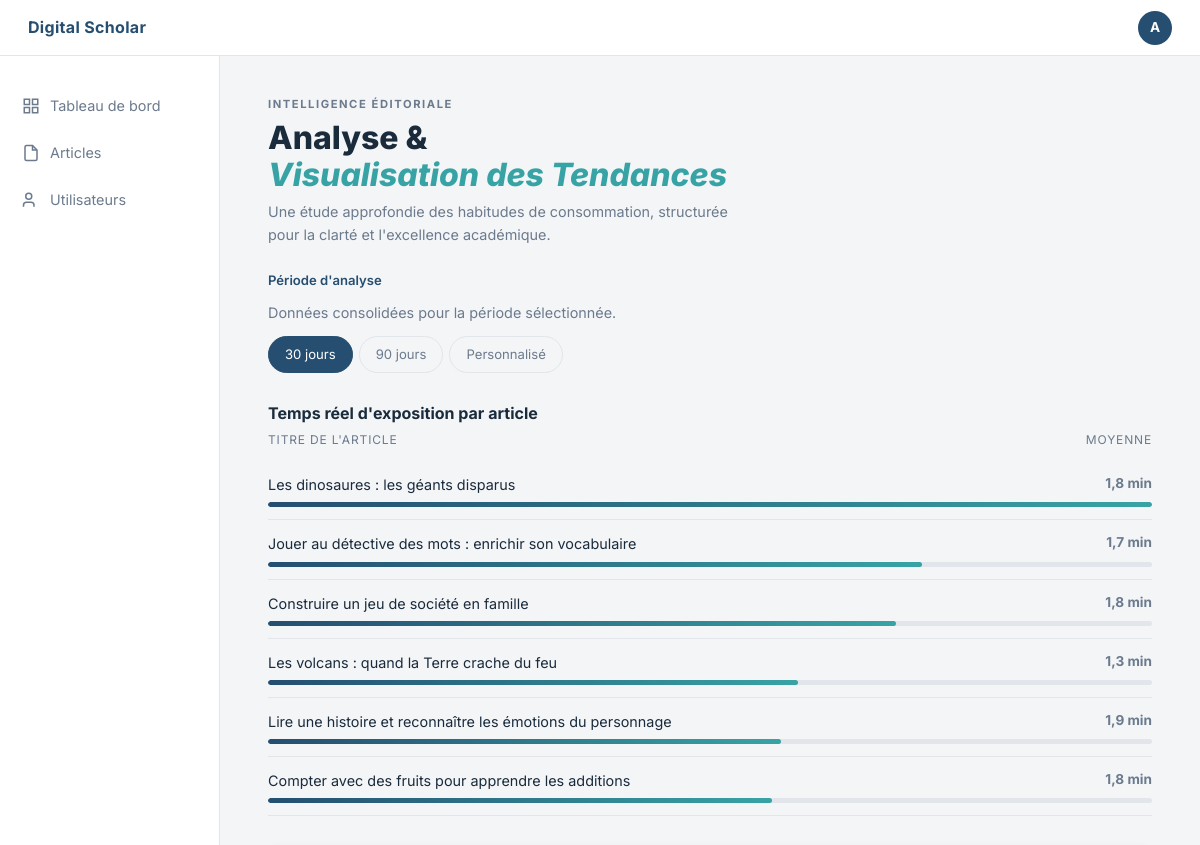
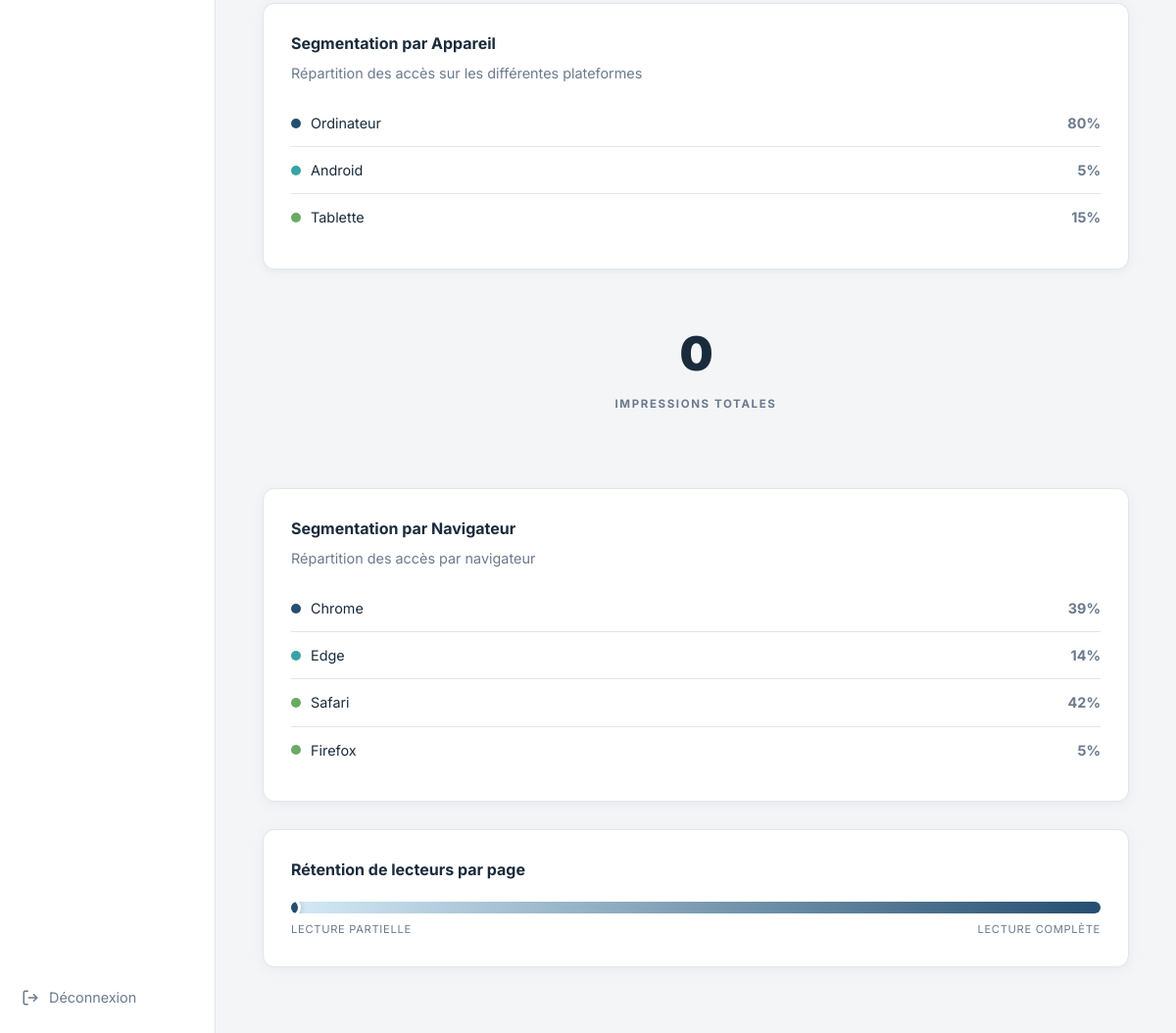
The page /tendances/ (signed in) on the database its author committed (2 pictures, top to bottom).
### analytics/models.py (models this page shows, shortened)
class ClientArticle(models.Model):
    CATEGORY_LABELS = {
        'histoires_contes': 'Histoires courtes et contes',
        'defis_reflexion': 'Défis de réflexion',
        'decouverte_monde': 'Découverte du monde',
        'sciences_amusantes': 'Sciences amusantes',
        'maths_ludiques': 'Mathématiques ludiques',
        'apprentissage_mots': 'Apprentissage des mots',
        'activites_creatives': 'Activités créatives',
        'vie_quotidienne': 'Histoires de la vie quotidienne',
        'valeurs_comportements': 'Valeurs et comportements',
        'animaux_nature': 'Animaux et nature',
        'histoire_simplifiee': 'Histoire simplifiée',
        'initiation_numerique': 'Initiation au numérique',
        'jeux_role_imagination': 'Jeux de rôle et imagination',
        'jeux_educatifs': 'Jeux éducatifs interactifs',
        'comptines_chansons': 'Comptines et chansons',
        'metiers_reves': 'Métiers et rêves',
        'ecologie_environnement': 'Écologie et environnement',
        'emotions_bienetre': 'Émotions et bien-être',
        'langues_communication': 'Langues et communication',
        'histoires_interactives': 'Histoires interactives',
    }
    client_id = models.PositiveIntegerField(unique=True)
    author = models.ForeignKey(ClientUser, on_delete=models.CASCADE, related_name='articles')
    title = models.CharField(max_length=220)
    slug = models.SlugField(max_length=250, blank=True)
    category = models.CharField(max_length=40, blank=True)
    intro = models.TextField(blank=True)
    objectives = models.TextField(blank=True)
    content = models.TextField(blank=True)
    conclusion = models.TextField(blank=True)
    reflection_questions = models.TextField(blank=True)
    resources = models.TextField(blank=True)
    illustration_url = models.URLField(blank=True)
    video_url = models.URLField(blank=True)
    audio_url = models.URLField(blank=True)
    enable_analytics = models.BooleanField(default=True)
    status = models.CharField(max_length=16, default='draft')
    published_at = models.DateTimeField(null=True, blank=True)
    created_at = models.DateTimeField(default=timezone.now)
    updated_at = models.DateTimeField(default=timezone.now)
    tags = models.ManyToManyField(ClientTag, blank=True, related_name='articles')
    class Meta:
        db_table = 'client_article'
        indexes = [
            models.Index(fields=['status', 'published_at']),
            models.Index(fields=['author', 'status']),
            models.Index(fields=['category']),
        ]

### analytics/views.py (the view)
# urls.py: path('tendances/', views.tendances, name='tendances'),
@login_required
def tendances(request):
    period = request.GET.get('period', '30')
    try:
        days = int(period)
    except ValueError:
        days = 30
    since = date.today() - timedelta(days=days)
    metrics = db_utils.get_tendances_metrics()
    device_data = db_utils.get_device_breakdown(since)
    browser_data = db_utils.get_browser_breakdown(since)
    impressions = db_utils.get_total_impressions(since)
    retention = db_utils.get_retention_pct(since)
    max_secs = metrics[0]['total_seconds'] if metrics else 1
    context = {
        'period': period,
        'metrics': metrics,
        'max_secs': max_secs,
        'device_data': device_data,
        'browser_data': browser_data,
        'total_impressions': f"{impressions:,}".replace(',', '\u202f'),
        'retention_pct': retention,
    }
    return render(request, 'analytics/tendances.html', context)

### analytics/services.py (called while the page is built)
def get_tendances_metrics() -> list[dict]:
    articles = (
        ClientArticle.objects
        .filter(status='published', analytics__total_reads__gt=0)
        .select_related('analytics')
        .order_by('-analytics__total_seconds_read')[:6]
    )
    result = []
    for a in articles:
        an = a.analytics
        result.append({
            'id': a.id,
            'title': a.title,
            'total_reads': an.total_reads,
            'total_seconds': an.total_seconds_read,
            'avg_minutes': round(an.total_seconds_read / an.total_reads / 60, 1) if an.total_reads else 0,
        })
    return result

def get_device_breakdown(since: date) -> list[dict]:
    logs = ClientActionLog.objects.filter(
        action='article_view', created_at__date__gte=since
    ).values_list('user_agent', flat=True)
    counts = {'Desktop': 0, 'Mobile': 0, 'Tablet': 0}
    for ua in logs:
        _, _, dev = _parse_ua(ua)
        counts[dev] = counts.get(dev, 0) + 1
    total = sum(counts.values()) or 1
    return [
        {'label': k, 'pct': round(v / total * 100)}
        for k, v in counts.items() if v > 0
    ]

def get_browser_breakdown(since: date) -> list[dict]:
    logs = ClientActionLog.objects.filter(
        created_at__date__gte=since
    ).values_list('user_agent', flat=True)
    counts = {}
    for ua in logs:
        _, br, _ = _parse_ua(ua)
        counts[br] = counts.get(br, 0) + 1
    total = sum(counts.values()) or 1
    return [
        {'label': k, 'pct': round(v / total * 100)}
        for k, v in counts.items() if v > 0
    ]

def get_total_impressions(since: date) -> int:
    return ClientArticleAnalytics.objects.filter(
        article__updated_at__date__gte=since
    ).aggregate(total=Sum('total_reads'))['total'] or 0

def get_retention_pct(since: date) -> int:
    avg = ClientArticleAnalytics.objects.filter(
        total_reads__gt=0, article__updated_at__date__gte=since
    ).aggregate(
        avg_time=Avg(F('total_seconds_read') * 1.0 / F('total_reads'))
    )['avg_time'] or 0
    return min(round(avg / 900 * 100), 100)

### templates/analytics/tendances.html (shortened to what this page needs)
{% extends "base.html" %}
{% load static %}
{% block content %}
<div class="page-label">Intelligence éditoriale</div>
<h1 class="page-title">Analyse &amp;<br><span>Visualisation des Tendances</span></h1>
<p class="page-subtitle">Une étude approfondie des habitudes de consommation, structurée<br>pour la clarté et l'excellence académique.</p>
<div style="margin-top:24px;margin-bottom:28px">
  <p style="font-size:.82rem;color:var(--accent);margin-bottom:10px;font-weight:600">Période d'analyse</p>
  <p class="page-subtitle" style="margin-bottom:12px">Données consolidées pour la période sélectionnée.</p>
  <div class="toggle-group">
    <a href="?period=30"  class="toggle-btn {% if period == '30' %}active{% endif %}">30 jours</a>
    <a href="?period=90"  class="toggle-btn {% if period == '90' %}active{% endif %}">90 jours</a>
    <a href="?period=365" class="toggle-btn {% if period == '365' %}active{% endif %}">Personnalisé</a>
  </div>
</div>
<h2 style="font-size:1rem;font-weight:700;margin-bottom:4px">Temps réel d'exposition par article</h2>
<div style="display:flex;justify-content:space-between;font-size:.75rem;color:var(--text-muted);text-transform:uppercase;letter-spacing:.07em;margin-bottom:12px">
  <span>Titre de l'article</span><span>Moyenne</span>
</div>
{% with max_secs=max_secs|default:1 %}
{% for m in metrics %}
<div class="metric-row">
  <div class="metric-header">
    <span class="metric-title">{{ m.title }}</span>
    <span class="metric-value">{{ m.avg_minutes }} min</span>
  </div>
  <div class="metric-bar-bg">
    <div class="metric-bar-fill" style="width:{% widthratio m.total_seconds max_secs 100 %}%"></div>
  </div>
</div>
{% empty %}
<p style="color:var(--text-muted);padding:16px 0">Aucune donnée pour cette période.</p>
{% endfor %}
{% endwith %}
<div class="chart-card" style="margin-top:32px">
  <h2 style="font-size:1rem;font-weight:700;margin-bottom:4px">Segmentation par Appareil</h2>
  <p class="page-subtitle" style="margin-bottom:16px">Répartition des accès sur les différentes plateformes</p>
  <ul class="segment-list">
    {% for d in device_data %}
    <li class="segment-item">
      <span class="seg-label">
        <span class="segment-dot" style="background:{% if forloop.counter == 1 %}#254e70{% elif forloop.counter == 2 %}#38a3a5{% else %}#6aaa64{% endif %}"></span>
        {{ d.label }}
      </span>
      <span class="seg-pct">{{ d.pct }}%</span>
    </li>
    {% empty %}
    <li class="segment-item"><span style="color:var(--text-muted)">Aucune donnée</span></li>
    {% endfor %}
  </ul>
</div>
<div class="impressions-block">
  <div class="impressions-number">{{ total_impressions }}</div>
  <div class="impressions-label">Impressions totales</div>
</div>
<div class="chart-card">
  <h2 style="font-size:1rem;font-weight:700;margin-bottom:4px">Segmentation par Navigateur</h2>
  <p class="page-subtitle" style="margin-bottom:16px">Répartition des accès par navigateur</p>
  <ul class="segment-list">
    {% for b in browser_data %}
    <li class="segment-item">
      <span class="seg-label">
        <span class="segment-dot" style="background:{% if forloop.counter == 1 %}#254e70{% elif forloop.counter == 2 %}#38a3a5{% else %}#6aaa64{% endif %}"></span>
        {{ b.label }}
      </span>
      <span class="seg-pct">{{ b.pct }}%</span>
    </li>
    {% empty %}
    <li class="segment-item"><span style="color:var(--text-muted)">Aucune donnée</span></li>
    {% endfor %}
  </ul>
</div>
<div class="chart-card" style="margin-bottom:40px">
  <h2 style="font-size:1rem;font-weight:700;margin-bottom:4px">Rétention de lecteurs par page</h2>
  <div class="retention-bar-wrap">
    <div class="retention-indicator" style="left:calc({{ retention_pct }}% - 10px)"></div>
  </div>
  <div class="retention-labels">
    <span>Lecture partielle</span>
    <span>Lecture complète</span>
  </div>
</div>
{% endblock %}

### templates/base.html (shortened to what this page needs)
{% load static %}
<!DOCTYPE html>
<html lang="fr">
<head>
<link rel="stylesheet" href="{% static 'css/site.css' %}" />
</head>
<body>
<div class="layout">
  <header class="topbar">
    <span class="brand">Digital Scholar</span>
    <div class="avatar" title="{{ request.user.username }}">
      {{ request.user.username|first|upper }}
    </div>
  </header>
  <nav class="sidebar">
    <a href="{% url 'analytics:dashboard' %}" class="{% if request.resolver_match.url_name == 'dashboard' %}active{% endif %}">
      <svg width="18" height="18" fill="none" stroke="currentColor" stroke-width="2" viewBox="0 0 24 24"><rect x="3" y="3" width="7" height="7"/><rect x="14" y="3" width="7" height="7"/><rect x="3" y="14" width="7" height="7"/><rect x="14" y="14" width="7" height="7"/></svg>
      Tableau de bord
    </a>
    <a href="{% url 'analytics:article_list' %}" class="{% if request.resolver_match.url_name == 'article_list' or request.resolver_match.url_name == 'article_detail' %}active{% endif %}">
      <svg width="18" height="18" fill="none" stroke="currentColor" stroke-width="2" viewBox="0 0 24 24"><path d="M14 2H6a2 2 0 0 0-2 2v16a2 2 0 0 0 2 2h12a2 2 0 0 0 2-2V8z"/><polyline points="14 2 14 8 20 8"/></svg>
      Articles
    </a>
    <a href="{% url 'analytics:utilisateurs' %}" class="{% if request.resolver_match.url_name == 'utilisateurs' %}active{% endif %}">
      <svg width="18" height="18" fill="none" stroke="currentColor" stroke-width="2" viewBox="0 0 24 24"><path d="M16 21v-2a4 4 0 0 0-4-4H6a4 4 0 0 0-4 4v2"/><circle cx="9" cy="7" r="4"/></svg>
      Utilisateurs
    </a>
    <a href="{% url 'logout' %}" style="margin-top:auto">
      <svg width="18" height="18" fill="none" stroke="currentColor" stroke-width="2" viewBox="0 0 24 24"><path d="M9 21H5a2 2 0 0 1-2-2V5a2 2 0 0 1 2-2h4"/><polyline points="16 17 21 12 16 7"/><line x1="21" y1="12" x2="9" y2="12"/></svg>
      Déconnexion
    </a>
  </nav>
  <main class="main">
    {% block content %}{% endblock %}
  </main>
</div>
</body>
</html>

### rows shown on the page
ClientArticle: title "Les dinosaures : les géants disparus"
ClientArticle: title "Jouer au détective des mots : enrichir son vocabulaire"
ClientArticle: title "Construire un jeu de société en famille"
ClientArticle: title "Les volcans : quand la Terre crache du feu"
ClientArticle: title "Lire une histoire et reconnaître les émotions du personnage"
ClientArticle: title "Compter avec des fruits pour apprendre les additions"

### other values the page prints
{{ request.user.username|first|upper }} "A"
{{ m.avg_minutes }} "1,8" "1,7" "1,8" "1,3" "1,9" "1,8"
{{ d.label }} "Ordinateur" "Android" "Tablette"
{{ d.pct }} "80" "5" "15"
{{ total_impressions }} "0"
{{ b.label }} "Chrome" "Edge" "Safari" "Firefox"
{{ b.pct }} "39" "14" "42" "5"
